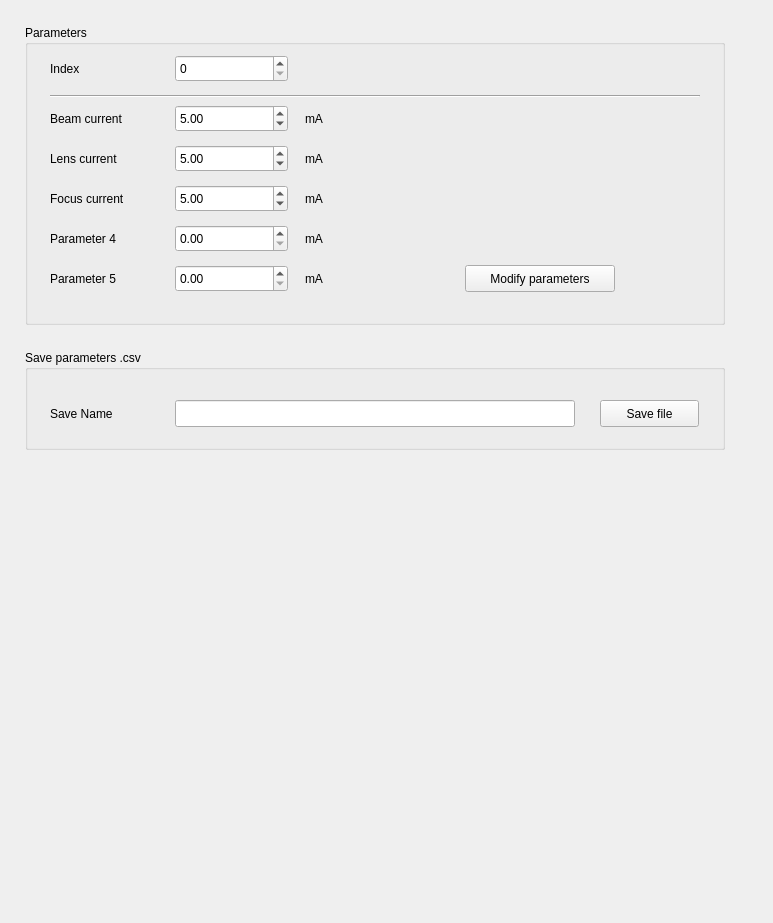
      <widget class="QWidget" name="scrollAreaWidgetContents_3">
       <property name="geometry">
        <rect>
         <x>0</x>
         <y>0</y>
         <width>773</width>
         <height>923</height>
        </rect>
       </property>
       <widget class="QGroupBox" name="Saveparam">
        <property name="geometry">
         <rect>
          <x>25</x>
          <y>350</y>
          <width>700</width>
          <height>100</height>
         </rect>
        </property>
        <property name="sizePolicy">
         <sizepolicy hsizetype="Fixed" vsizetype="Fixed">
          <horstretch>0</horstretch>
          <verstretch>0</verstretch>
         </sizepolicy>
        </property>
        <property name="title">
         <string>Save parameters .csv</string>
        </property>
        <widget class="QPushButton" name="Saveparambutton">
         <property name="geometry">
          <rect>
           <x>575</x>
           <y>50</y>
           <width>99</width>
           <height>27</height>
          </rect>
         </property>
         <property name="text">
          <string>Save file</string>
         </property>
        </widget>
        <widget class="QLabel" name="Saveparamlabel">
         <property name="geometry">
          <rect>
           <x>25</x>
           <y>50</y>
           <width>85</width>
           <height>27</height>
          </rect>
         </property>
         <property name="text">
          <string>Save Name</string>
         </property>
        </widget>
        <widget class="QLineEdit" name="Saveparamtext">
         <property name="geometry">
          <rect>
           <x>150</x>
           <y>50</y>
           <width>400</width>
           <height>27</height>
          </rect>
         </property>
         <property name="readOnly">
          <bool>true</bool>
         </property>
        </widget>
       </widget>
       <widget class="QGroupBox" name="Parametervalues">
        <property name="geometry">
         <rect>
          <x>25</x>
          <y>25</y>
          <width>700</width>
          <height>300</height>
         </rect>
        </property>
        <property name="title">
         <string>Parameters</string>
        </property>
        <widget class="QSpinBox" name="Selectindexbox">
         <property name="geometry">
          <rect>
           <x>150</x>
           <y>30</y>
           <width>113</width>
           <height>27</height>
          </rect>
         </property>
         <property name="maximum">
          <number>20</number>
         </property>
        </widget>
        <widget class="QDoubleSpinBox" name="Parameter5box">
         <property name="geometry">
          <rect>
           <x>150</x>
           <y>240</y>
           <width>113</width>
           <height>27</height>
          </rect>
         </property>
         <property name="minimum">
          <double>0.000000000000000</double>
         </property>
         <property name="maximum">
          <double>20.000000000000000</double>
         </property>
         <property name="value">
          <double>0.000000000000000</double>
         </property>
        </widget>
        <widget class="QLabel" name="Beamcurrent">
         <property name="geometry">
          <rect>
           <x>25</x>
           <y>80</y>
           <width>105</width>
           <height>27</height>
          </rect>
         </property>
         <property name="text">
          <string>Beam current</string>
         </property>
        </widget>
        <widget class="QLabel" name="Lenscurrent">
         <property name="geometry">
          <rect>
           <x>25</x>
           <y>120</y>
           <width>105</width>
           <height>27</height>
          </rect>
         </property>
         <property name="text">
          <string>Lens current</string>
         </property>
        </widget>
        <widget class="QDoubleSpinBox" name="Focuscurrentbox">
         <property name="geometry">
          <rect>
           <x>150</x>
           <y>160</y>
           <width>113</width>
           <height>27</height>
          </rect>
         </property>
         <property name="minimum">
          <double>1.000000000000000</double>
         </property>
         <property name="maximum">
          <double>20.000000000000000</double>
         </property>
         <property name="value">
          <double>5.000000000000000</double>
         </property>
        </widget>
        <widget class="QLabel" name="Focuscurrent">
         <property name="geometry">
          <rect>
           <x>25</x>
           <y>160</y>
           <width>105</width>
           <height>27</height>
          </rect>
         </property>
         <property name="text">
          <string>Focus current</string>
         </property>
        </widget>
        <widget class="QLabel" name="Parameter5">
         <property name="geometry">
          <rect>
           <x>25</x>
           <y>240</y>
           <width>105</width>
           <height>27</height>
          </rect>
         </property>
         <property name="text">
          <string>Parameter 5</string>
         </property>
        </widget>
        <widget class="QDoubleSpinBox" name="Parameter4box">
         <property name="geometry">
          <rect>
           <x>150</x>
           <y>200</y>
           <width>113</width>
           <height>27</height>
          </rect>
         </property>
         <property name="minimum">
          <double>0.000000000000000</double>
         </property>
         <property name="maximum">
          <double>20.000000000000000</double>
         </property>
         <property name="value">
          <double>0.000000000000000</double>
         </property>
        </widget>
        <widget class="QDoubleSpinBox" name="Lenscurrentbox">
         <property name="geometry">
          <rect>
           <x>150</x>
           <y>120</y>
           <width>113</width>
           <height>27</height>
          </rect>
         </property>
         <property name="minimum">
          <double>1.000000000000000</double>
         </property>
         <property name="maximum">
          <double>20.000000000000000</double>
         </property>
         <property name="value">
          <double>5.000000000000000</double>
         </property>
        </widget>
        <widget class="QDoubleSpinBox" name="Beamcurrentbox">
         <property name="geometry">
          <rect>
           <x>150</x>
           <y>80</y>
           <width>113</width>
           <height>27</height>
          </rect>
         </property>
         <property name="minimum">
          <double>1.000000000000000</double>
         </property>
         <property name="maximum">
          <double>20.000000000000000</double>
         </property>
         <property name="value">
          <double>5.000000000000000</double>
         </property>
        </widget>
        <widget class="QLabel" name="Selectindex">
         <property name="geometry">
          <rect>
           <x>25</x>
           <y>30</y>
           <width>105</width>
           <height>27</height>
          </rect>
         </property>
         <property name="text">
          <string>Index</string>
         </property>
        </widget>
        <widget class="QLabel" name="Parameter4">
         <property name="geometry">
          <rect>
           <x>25</x>
           <y>200</y>
           <width>105</width>
           <height>27</height>
          </rect>
         </property>
         <property name="text">
          <string>Parameter 4</string>
         </property>
        </widget>
        <widget class="Line" name="line_3">
         <property name="geometry">
          <rect>
           <x>25</x>
           <y>70</y>
           <width>650</width>
           <height>3</height>
          </rect>
         </property>
         <property name="orientation">
          <enum>Qt::Horizontal</enum>
         </property>
        </widget>
        <widget class="QPushButton" name="Changeparamindexbutton">
         <property name="geometry">
          <rect>
           <x>440</x>
           <y>240</y>
           <width>150</width>
           <height>27</height>
          </rect>
         </property>
         <property name="text">
          <string>Modify parameters</string>
         </property>
        </widget>
        <widget class="QLabel" name="Beamcurrentunit">
         <property name="geometry">
          <rect>
           <x>280</x>
           <y>80</y>
           <width>50</width>
           <height>27</height>
          </rect>
         </property>
         <property name="text">
          <string>mA</string>
         </property>
        </widget>
        <widget class="QLabel" name="Lenscurrentunit">
         <property name="geometry">
          <rect>
           <x>280</x>
           <y>120</y>
           <width>50</width>
           <height>27</height>
          </rect>
         </property>
         <property name="text">
          <string>mA</string>
         </property>
        </widget>
        <widget class="QLabel" name="Focuscurrentunit">
         <property name="geometry">
          <rect>
           <x>280</x>
           <y>160</y>
           <width>50</width>
           <height>27</height>
          </rect>
         </property>
         <property name="text">
          <string>mA</string>
         </property>
        </widget>
        <widget class="QLabel" name="Parameterunit4">
         <property name="geometry">
          <rect>
           <x>280</x>
           <y>200</y>
           <width>50</width>
           <height>27</height>
          </rect>
         </property>
         <property name="text">
          <string>mA</string>
         </property>
        </widget>
        <widget class="QLabel" name="Parameterunit5">
         <property name="geometry">
          <rect>
           <x>280</x>
           <y>240</y>
           <width>50</width>
           <height>27</height>
          </rect>
         </property>
         <property name="text">
          <string>mA</string>
         </property>
        </widget>
       </widget>
      </widget>
